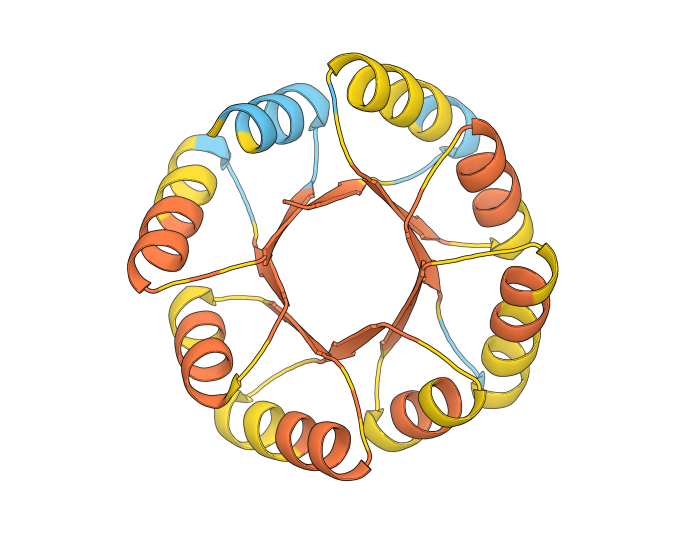
#> input picture assets/alphafold_plddt_monomer.png, 1400 x 1100 px (shown at 1/2 size); its folder holds only this picture in this run
$ python -i publication_style.py   (imports and definitions only)
#> lines starting #> are read from the running program, lines starting #| are printed output that depends on the picture; after the words box and inside, x2 and y2 are one past the last pixel; in counts of white or black regions, pixels touching at a corner belong together
"""
PyMOL Publication Styles Engine.

Supports 10 classic structural biology & AIDD publication styles:
  1. baker_rfd          : Baker Lab / IPD RFdiffusion 1-3 matte cel-shaded pastel style (default)
  2. goodsell           : David Goodsell / RCSB Molecule of the Month watercolor sphere style
  3. cylindrical        : Nature / Cell minimalist cylindrical-helix architecture style
  4. chimerax_soft      : ChimeraX soft-shadow / matte ceramic ambient-occlusion cryo-EM style
  5. spotlight          : Monochrome ghost scaffold + jewel-tone focal spotlight style
  6. alphafold_plddt    : Canonical AlphaFold / ColabFold pLDDT confidence threshold style
  7. antibody_cdr       : Antibody VH/VL framework + color-coded CDR loops + 4.5 A epitope footprint
  8. hydrophobic_surface: Eisenberg hydrophobicity surface + binder hydrophobic anchor sticks
  9. pocket_cavity      : Local pocket cutaway surface + dual-color ligand pose overlay
 10. diffusion_ensemble : Multi-state diffusion/MD ghost ensemble or putty flexibility rendering

Provides transparent background & auto-cropping, global+inset composite stitching,
in-pocket ligand heavy-atom RMSD, trajectory strips, and multi-style showcase grids.
"""

from __future__ import annotations

import math
import os
import shutil
from typing import Dict, List, Optional, Sequence, Tuple

VALID_STYLES = (
    "baker_rfd",
    "goodsell",
    "cylindrical",
    "chimerax_soft",
    "spotlight",
    "alphafold_plddt",
    "antibody_cdr",
    "hydrophobic_surface",
    "pocket_cavity",
    "diffusion_ensemble",
)

CORE_SHOWCASE_STYLES = (
    "baker_rfd",
    "goodsell",
    "cylindrical",
    "chimerax_soft",
    "spotlight",
    "alphafold_plddt",
)

# Exact RGB float triplets [R, G, B]
PUBLICATION_PALETTES: Dict[str, List[float]] = {
    # 1. Baker Lab / IPD RFdiffusion 1-3 Palette
    "ipd_pastel_peach": [0.988, 0.831, 0.675],     # #FCD4AC
    "ipd_pastel_rose": [0.988, 0.675, 0.706],      # #FCACB4
    "ipd_pastel_lavender": [0.580, 0.580, 0.769],  # #9494C4
    "ipd_pastel_slate": [0.424, 0.533, 0.769],     # #6C88C4
    "ipd_pastel_deepblue": [0.314, 0.392, 0.675],  # #5064AC
    "ipd_pastel_iceblue": [0.659, 0.737, 0.878],   # #A8BCE0
    "ipd_motif_teal": [0.298, 0.722, 0.675],       # #4CB8AC
    "ipd_target_sand": [0.988, 0.863, 0.659],      # #FCDCA8
    "ipd_hotspot_orange": [0.941, 0.533, 0.157],   # #F08828
    "ipd_strand_gold": [0.910, 0.737, 0.345],      # #E8BC58
    "ipd_model_gray": [0.784, 0.784, 0.804],       # #C8C8CD
    "ipd_surface_gray": [0.902, 0.902, 0.922],     # #E6E6EB
    "ipd_slate_gray": [0.478, 0.510, 0.557],       # #7A828E
    "ipd_ligand_carbon": [0.282, 0.282, 0.298],    # #48484C
    "ipd_metal_green": [0.345, 0.439, 0.220],      # #587038
    "ipd_metal_ochre": [0.659, 0.345, 0.220],      # #A85838
    "ipd_vh_navy": [0.204, 0.282, 0.533],          # #344888

    # 2. David Goodsell Watercolor Palette
    "goodsell_coral": [0.949, 0.620, 0.557],       # #F29E8E
    "goodsell_sage": [0.596, 0.788, 0.639],        # #98C9A3
    "goodsell_sky": [0.561, 0.722, 0.871],         # #8FB8DE
    "goodsell_ochre": [0.949, 0.800, 0.561],       # #F2CC8F
    "goodsell_plum": [0.765, 0.608, 0.827],        # #C39BD3
    "goodsell_sand": [0.902, 0.835, 0.722],        # #E6D5B8
    "goodsell_oxygen": [0.851, 0.420, 0.420],      # #D96B6B
    "goodsell_nitrogen": [0.357, 0.510, 0.722],    # #5B82B8

    # 3. Minimalist Cylindrical Architecture Palette
    "arch_navy": [0.169, 0.361, 0.561],            # #2B5C8F
    "arch_coral": [0.878, 0.478, 0.373],           # #E07A5F
    "arch_teal": [0.239, 0.600, 0.439],            # #3D9970
    "arch_gold": [0.914, 0.769, 0.416],            # #E9C46A
    "arch_slate": [0.553, 0.600, 0.682],           # #8D99AE

    # 4. ChimeraX Soft-Shadow / Cryo-EM Ceramic Palette
    "em_cobalt": [0.290, 0.486, 0.608],            # #4A7C9B
    "em_salmon": [0.886, 0.529, 0.459],            # #E28775
    "em_mint": [0.431, 0.710, 0.600],              # #6EB599
    "em_ochre": [0.898, 0.722, 0.412],             # #E5B869
    "em_clay": [0.847, 0.831, 0.808],              # #D8D4CE

    # 5. Monochrome Ghost + Spotlight Palette
    "spot_ghost_gray": [0.886, 0.894, 0.910],      # #E2E4E8
    "spot_crimson": [0.902, 0.224, 0.275],         # #E63946
    "spot_cyan": [0.000, 0.706, 0.847],            # #00B4D8
    "spot_amber": [0.957, 0.635, 0.380],           # #F4A261
    "spot_dash_gray": [0.333, 0.345, 0.376],       # #555860

    # 6. AlphaFold Canonical pLDDT Palette
    "af_very_high": [0.000, 0.325, 0.839],         # #0053D6
    "af_confident": [0.396, 0.796, 0.953],         # #65CBF3
    "af_low": [1.000, 0.859, 0.075],               # #FFDB13
    "af_very_low": [1.000, 0.490, 0.271],          # #FF7D45

    # 7. Antibody CDR & Epitope Footprint Palette
    "ab_framework_vh": [0.361, 0.420, 0.541],      # #5C6B8A
    "ab_framework_vl": [0.604, 0.647, 0.722],      # #9AA5B8
    "ab_cdr_h1": [0.306, 0.659, 0.871],            # #4EA8DE
    "ab_cdr_h2": [0.322, 0.718, 0.533],            # #52B788
    "ab_cdr_h3": [0.902, 0.224, 0.275],            # #E63946
    "ab_cdr_l1": [0.957, 0.635, 0.380],            # #F4A261
    "ab_cdr_l2": [0.914, 0.769, 0.416],            # #E9C46A
    "ab_cdr_l3": [0.616, 0.306, 0.867],            # #9D4EDD
    "ab_antigen_surf": [0.925, 0.933, 0.937],      # #ECEEEF

    # 8. Hydrophobic Surface & Physicochemical Complementarity Palette
    "hydro_polar": [0.863, 0.910, 0.949],          # #DCE8F2
    "hydro_neutral": [0.961, 0.953, 0.933],        # #F5F3EE
    "hydro_moderate": [0.949, 0.773, 0.486],       # #F2C57C
    "hydro_core": [0.851, 0.420, 0.263],           # #D96B43
    "hydro_binder_bg": [0.659, 0.737, 0.878],      # #A8BCE0

    # 9. Local Pocket Cavity & Pose Comparison Palette
    "pocket_surf_tint": [0.847, 0.886, 0.925],     # #D8E2EC
    "pocket_res_carbon": [0.553, 0.600, 0.682],    # #8D99AE
    "pose_ref_carbon": [0.298, 0.722, 0.675],      # #4CB8AC
    "pose_pred_carbon": [0.878, 0.337, 0.608],     # #E0569B

    # 10. Diffusion Trajectory / Conformational Ensemble Palette
    "ens_state_early": [0.847, 0.863, 0.902],      # #D8DCE6
    "ens_state_final": [0.282, 0.361, 0.659],      # #485CA8

    # 11. Paper Cutout Illustration Palette (paper_*)
    "paper_paleblue": [230.0 / 255, 235.0 / 255, 245.0 / 255],     # #E6EBF5
    "paper_lightblue": [149.0 / 255, 150.0 / 255, 198.0 / 255],    # #9596C6
    "paper_blue": [102.0 / 255, 134.0 / 255, 197.0 / 255],         # #6686C5
    "paper_darkblue": [75.0 / 255, 95.0 / 255, 170.0 / 255],       # #4B5FAA
    "paper_palepurple": [245.0 / 255, 230.0 / 255, 238.0 / 255],   # #F5E6EE
    "paper_lightpurple": [228.0 / 255, 185.0 / 255, 205.0 / 255],  # #E4B9CD
    "paper_purple": [213.0 / 255, 154.0 / 255, 181.0 / 255],       # #D59AB5
    "paper_darkpurple": [175.0 / 255, 105.0 / 255, 140.0 / 255],   # #AF698C
    "paper_melon": [255.0 / 255, 198.0 / 255, 178.0 / 255],        # #FFC6B2
    "paper_teal": [0.310, 0.725, 0.686],                           # #4FB9AF
}

IPD_PALETTE = PUBLICATION_PALETTES

STYLE_CHAIN_CYCLES: Dict[str, List[str]] = {
    "baker_rfd": [
        "ipd_pastel_peach",
        "ipd_pastel_rose",
        "ipd_pastel_lavender",
        "ipd_pastel_deepblue",
        "ipd_pastel_slate",
        "ipd_motif_teal",
    ],
    "goodsell": [
        "goodsell_coral",
        "goodsell_sage",
        "goodsell_sky",
        "goodsell_ochre",
        "goodsell_plum",
        "goodsell_sand",
    ],
    "cylindrical": [
        "arch_navy",
        "arch_coral",
        "arch_teal",
        "arch_gold",
        "arch_slate",
    ],
    "chimerax_soft": [
        "em_cobalt",
        "em_salmon",
        "em_mint",
        "em_ochre",
        "em_clay",
    ],
    "spotlight": [
        "spot_ghost_gray",
        "spot_cyan",
        "spot_crimson",
        "spot_amber",
    ],
    "alphafold_plddt": [
        "af_very_high",
        "af_confident",
        "af_low",
        "af_very_low",
    ],
    "antibody_cdr": [
        "ab_framework_vh",
        "ab_framework_vl",
        "ab_cdr_h1",
        "ab_cdr_h2",
        "ab_cdr_h3",
    ],
    "hydrophobic_surface": [
        "hydro_binder_bg",
        "hydro_core",
        "hydro_moderate",
        "hydro_polar",
    ],
    "pocket_cavity": [
        "pocket_res_carbon",
        "pose_ref_carbon",
        "pose_pred_carbon",
        "pocket_surf_tint",
    ],
    "diffusion_ensemble": [
        "ens_state_final",
        "ipd_pastel_lavender",
        "ipd_motif_teal",
        "ipd_pastel_rose",
    ],
}

OLIGOMER_CHAIN_CYCLE = STYLE_CHAIN_CYCLES["baker_rfd"]

STYLE_SPECTRUM_STOPS: Dict[str, str] = {
    "baker_rfd": "ipd_pastel_peach ipd_pastel_rose ipd_pastel_lavender ipd_pastel_deepblue",
    "baker_rfd2": "ipd_pastel_peach ipd_pastel_rose ipd_pastel_lavender ipd_pastel_iceblue",
    "goodsell": "goodsell_coral goodsell_ochre goodsell_sage goodsell_sky",
    "cylindrical": "arch_navy arch_teal arch_gold arch_coral",
    "chimerax_soft": "em_cobalt em_mint em_ochre em_salmon",
    "spotlight": "spot_ghost_gray",
    "antibody_cdr": "ab_framework_vl ab_framework_vh ab_cdr_h1 ab_cdr_h3",
    "hydrophobic_surface": "hydro_polar hydro_neutral hydro_moderate hydro_core",
    "pocket_cavity": "pocket_surf_tint pocket_res_carbon pose_ref_carbon",
    "diffusion_ensemble": "ens_state_early ipd_pastel_lavender ens_state_final",
}

STYLE_DEFAULTS: Dict[str, Dict[str, str]] = {
    "baker_rfd": {
        "target_color": "ipd_target_sand",
        "hotspot_color": "ipd_hotspot_orange",
        "binder_color": "ipd_pastel_lavender",
        "motif_color": "ipd_motif_teal",
        "connector_color": "ipd_slate_gray",
        "ligand_color": "ipd_ligand_carbon",
        "reference_color": "ipd_model_gray",
        "dash_color": "white",
    },
    "goodsell": {
        "target_color": "goodsell_sand",
        "hotspot_color": "goodsell_ochre",
        "binder_color": "goodsell_sky",
        "motif_color": "goodsell_coral",
        "connector_color": "goodsell_sage",
        "ligand_color": "goodsell_plum",
        "reference_color": "ipd_model_gray",
        "dash_color": "spot_dash_gray",
    },
    "cylindrical": {
        "target_color": "arch_slate",
        "hotspot_color": "arch_gold",
        "binder_color": "arch_navy",
        "motif_color": "arch_coral",
        "connector_color": "arch_slate",
        "ligand_color": "ipd_ligand_carbon",
        "reference_color": "ipd_model_gray",
        "dash_color": "arch_gold",
    },
    "chimerax_soft": {
        "target_color": "em_clay",
        "hotspot_color": "em_salmon",
        "binder_color": "em_cobalt",
        "motif_color": "em_mint",
        "connector_color": "em_clay",
        "ligand_color": "ipd_ligand_carbon",
        "reference_color": "ipd_model_gray",
        "dash_color": "em_ochre",
    },
    "spotlight": {
        "target_color": "spot_ghost_gray",
        "hotspot_color": "spot_amber",
        "binder_color": "spot_cyan",
        "motif_color": "spot_crimson",
        "connector_color": "spot_ghost_gray",
        "ligand_color": "spot_cyan",
        "reference_color": "ipd_model_gray",
        "dash_color": "spot_dash_gray",
    },
    "alphafold_plddt": {
        "target_color": "ipd_surface_gray",
        "hotspot_color": "af_very_low",
        "binder_color": "af_very_high",
        "motif_color": "af_confident",
        "connector_color": "ipd_slate_gray",
        "ligand_color": "ipd_ligand_carbon",
        "reference_color": "ipd_model_gray",
        "dash_color": "white",
    },
    "antibody_cdr": {
        "target_color": "paper_melon",
        "hotspot_color": "paper_teal",
        "binder_color": "paper_lightblue",
        "motif_color": "paper_teal",
        "connector_color": "paper_paleblue",
        "ligand_color": "paper_blue",
        "reference_color": "ipd_model_gray",
        "dash_color": "gray30",
    },
    "hydrophobic_surface": {
        "target_color": "hydro_neutral",
        "hotspot_color": "hydro_core",
        "binder_color": "hydro_binder_bg",
        "motif_color": "hydro_core",
        "connector_color": "pocket_res_carbon",
        "ligand_color": "hydro_core",
        "reference_color": "ipd_model_gray",
        "dash_color": "spot_dash_gray",
    },
    "pocket_cavity": {
        "target_color": "pocket_surf_tint",
        "hotspot_color": "pose_pred_carbon",
        "binder_color": "pose_ref_carbon",
        "motif_color": "pose_ref_carbon",
        "connector_color": "pocket_res_carbon",
        "ligand_color": "pose_ref_carbon",
        "reference_color": "pose_pred_carbon",
        "dash_color": "spot_dash_gray",
    },
    "diffusion_ensemble": {
        "target_color": "ipd_surface_gray",
        "hotspot_color": "ens_state_final",
        "binder_color": "ens_state_final",
        "motif_color": "ipd_motif_teal",
        "connector_color": "ens_state_early",
        "ligand_color": "ipd_ligand_carbon",
        "reference_color": "ens_state_early",
        "dash_color": "white",
    },
}


def _rec(pml_lines: Optional[List[str]], line: str) -> None:
    if pml_lines is not None:
        pml_lines.append(line)


# [12 lines left out: functions _validate_style, register_palette, not called in this run]


register_ipd_palette = register_palette


# [459 lines left out: functions apply_theme, apply_ipd_theme, verify_and_load, ensure_cartoon_trace, align_structures, color_alphafold_plddt and 6 more, not called in this run]


def auto_crop_png(png_path: str, padding: int = 24, transparent: bool = False) -> None:
    """Trim surrounding empty alpha or solid white border with fixed pixel padding."""
#> called with png_path = '../assets/alphafold_plddt_monomer.png', padding = 24, transparent = False
    from PIL import Image, ImageChops

    im = Image.open(png_path)
#> im is the input picture: PIL image 1400x1100 RGBA; mean R, G, B, A 244.1, 238.1, 229.5, 255
    if transparent or im.mode == "RGBA":
        rgba = im.convert("RGBA")
        alpha = rgba.split()[-1]
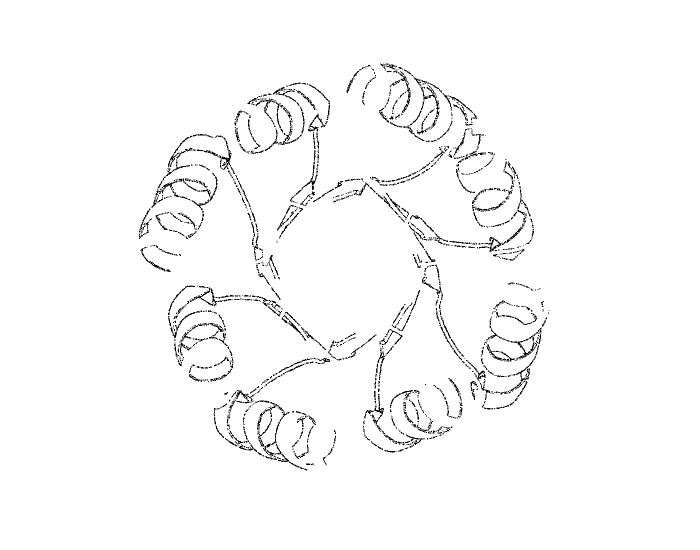
#> alpha: PIL image 1400x1100 L (shown at 1/2 size); values 254 (black) and 255 (white), 97.8% white; black in thin lines or dots, all inside (x1, y1, x2, y2) = (278, 127, 1099, 941)
        bbox = alpha.point(lambda p: 255 if p > 5 else 0).getbbox()
#> bbox = (0, 0, 1400, 1100)
        if not bbox and not transparent:
            rgb = rgba.convert("RGB")
            bg = Image.new("RGB", rgb.size, (255, 255, 255))
            bbox = ImageChops.difference(rgb, bg).getbbox()
        target = rgba if transparent else rgba.convert("RGB")
    else:
        rgb = im.convert("RGB")
        bg = Image.new("RGB", rgb.size, (255, 255, 255))
        bbox = ImageChops.difference(rgb, bg).getbbox()
        target = rgb

    if not bbox:
        return

    w, h = target.size
#> w = 1400; h = 1100
    left = max(0, bbox[0] - padding)
#> left = 0
    top = max(0, bbox[1] - padding)
#> top = 0
    right = min(w, bbox[2] + padding)
#> right = 1400
    bottom = min(h, bbox[3] + padding)
#> bottom = 1100
    cropped = target.crop((left, top, right, bottom))
    cropped.save(png_path)


# [1398 lines left out: functions _stitch_inset_composite, render_outputs, render_monomer, render_binder, render_oligomer, render_active_site and 5 more, not called in this run]

>>> result = auto_crop_png('../assets/alphafold_plddt_monomer.png')

$ run again, on assets/antibody_cdr_composite.png
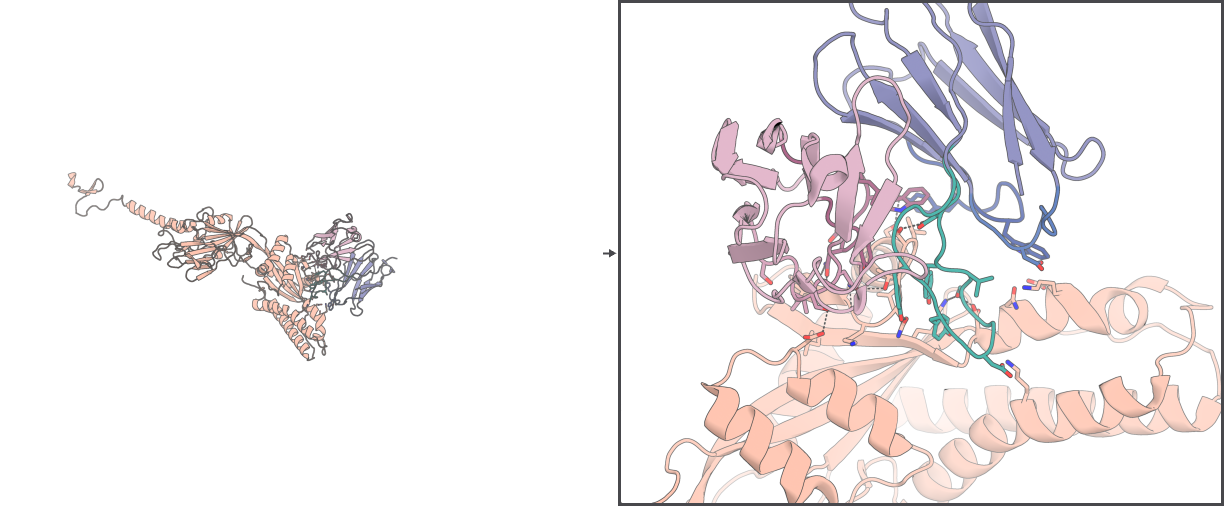
#> input picture assets/antibody_cdr_composite.png, 2448 x 1012 px (shown at 1/2 size)
#> in auto_crop_png, im is the input picture: PIL image 2448x1012 RGB; mean R, G, B 243.4, 239.8, 240.1
#> bg: PIL image 2448x1012 RGB; every value is 255
#> bbox = (134, 0, 2448, 1012)
#> left = 110
#> top = 0
#> right = 2448
#> bottom = 1012
#> in auto_crop_png, `cropped = target.crop((left, top, right, bottom))`:
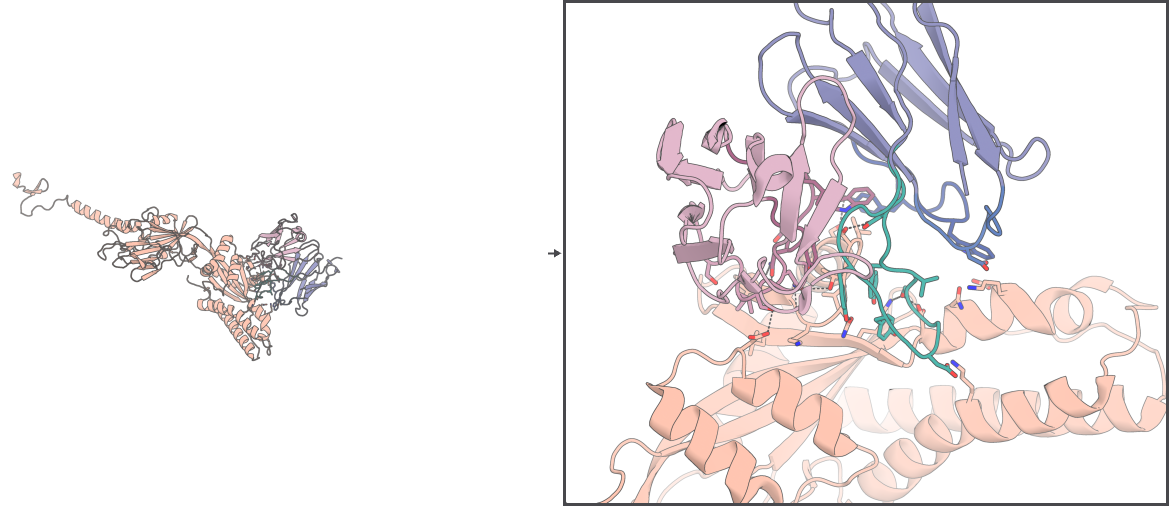
#> cropped: PIL image 2338x1012 RGB (shown at 1/2 size); mean R, G, B 242.9, 239, 239.4

$ run again, on assets/baker_rfd_active_site.png
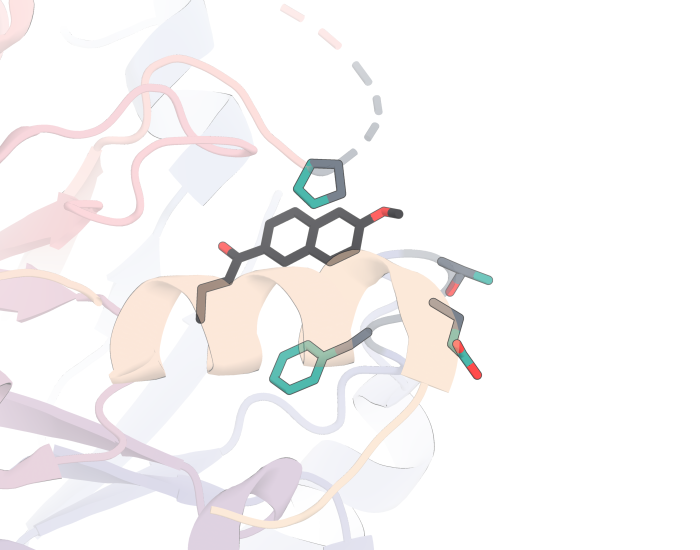
#> input picture assets/baker_rfd_active_site.png, 1400 x 1100 px (shown at 1/2 size)
#> in auto_crop_png, im is the input picture: PIL image 1400x1100 RGBA; mean R, G, B, A 247.7, 245.2, 245.4, 255
#> in auto_crop_png, `alpha = rgba.split()[-1]`:
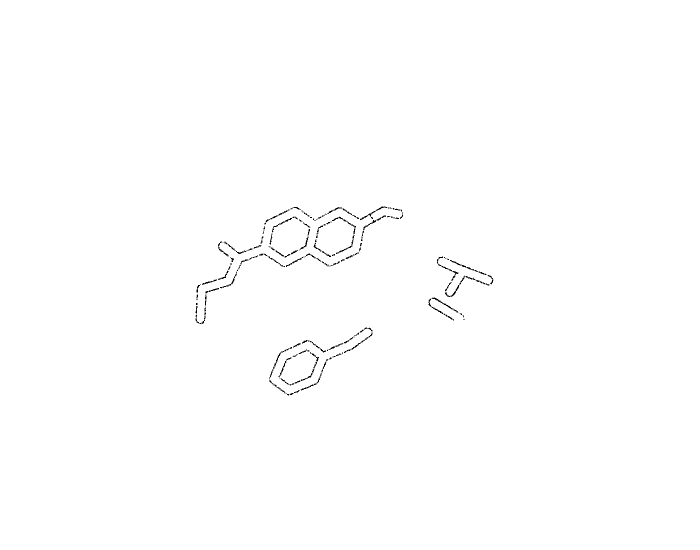
#> alpha: PIL image 1400x1100 L (shown at 1/2 size); values 254 (black) and 255 (white), 99.6% white; black in thin lines or dots, all inside (x1, y1, x2, y2) = (391, 413, 987, 791)
#> bbox = (0, 0, 1400, 1100)
#> left = 0
#> right = 1400
#> bottom = 1100

$ run again, on assets/baker_rfd_binder.png
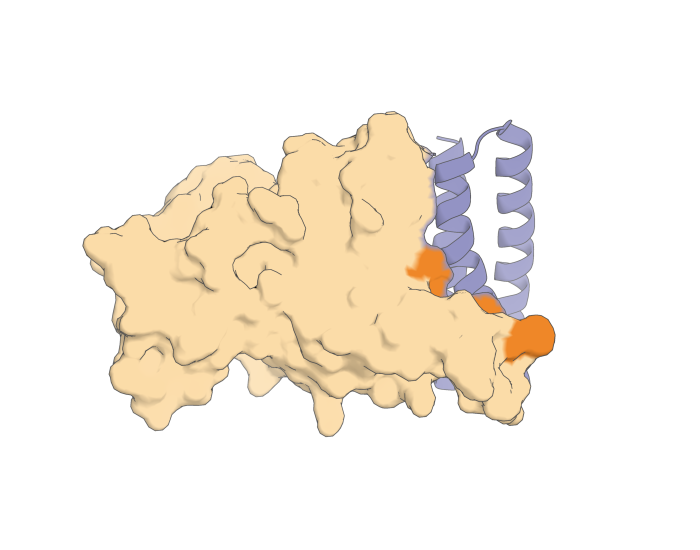
#> input picture assets/baker_rfd_binder.png, 1400 x 1100 px (shown at 1/2 size)
#> in auto_crop_png, im is the input picture: PIL image 1400x1100 RGBA; mean R, G, B, A 248.4, 241, 230.2, 255
#> in auto_crop_png, `alpha = rgba.split()[-1]`:
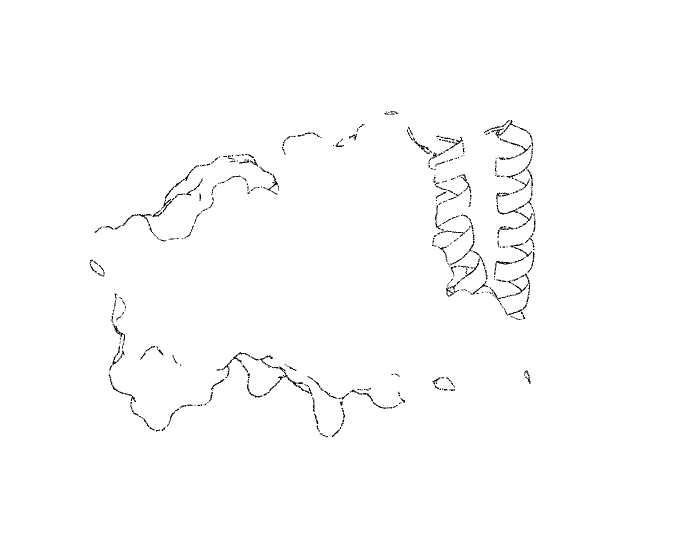
#> alpha: PIL image 1400x1100 L (shown at 1/2 size); values 254 (black) and 255 (white), 99.2% white; black in thin lines or dots, all inside (x1, y1, x2, y2) = (179, 222, 1071, 875)
#> bbox = (0, 0, 1400, 1100)
#> left = 0
#> right = 1400
#> bottom = 1100
